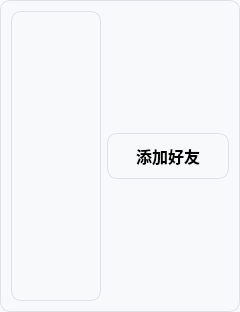
<?xml version="1.0" encoding="UTF-8"?>
<ui version="4.0">
 <class>Online</class>
 <widget class="QWidget" name="Online">
  <property name="geometry">
   <rect>
    <x>0</x>
    <y>0</y>
    <width>239</width>
    <height>312</height>
   </rect>
  </property>
  <property name="windowTitle">
   <string>Form</string>
  </property>
  <property name="styleSheet">
   <string notr="true">QListWidget { 
           border: 1px solid #cccccc; 
           border-radius: 8px; 
           background-color: #ffffff; 
           font-size: 16px; 
           outline: none;
           padding: 5px; 
           } 
           QListWidget::item { 
           padding: 12px 15px; 
           border-bottom: 1px solid #f0f0f0; 
           outline: none; 
           border: none; 
           color: #333333; 
           } 
           QListWidget::item:selected { 
           background-color: #3498db; 
           color: white; 
           outline: none; 
           border: none; 
           border-radius: 4px; 
           } 
           QListWidget::item:hover { 
           background-color: #e8f4fd; 
           color: #2980b9; 
           outline: none; 
           border: none; 
           border-radius: 4px; 
           } 
           QListWidget::item:focus { 
           outline: none; 
           border: none; 
           }
QPushButton { 
           background-color: blue; 
           color: black; 
           border: none; 
           border-radius: 8px; 
           font-size: 16px; 
           font-weight: bold; 
           padding: 12px 20px; 
           min-width: 100px; 
           font-family: 'Microsoft YaHei', Arial, sans-serif; 
           }
           QPushButton:hover { 
           background-color: #229954; 
           transform: translateY(-1px); 
          } 
           QPushButton:pressed { 
           background-color: #1e8449; 
           transform: translateY(0px); 
           } 
           QPushButton:focus { 
           outline: none; 
           border: 2px solid #58d68d; 
           }
QWidget { 
           background-color: #f8f9fa; 
           border: 1px solid #dee2e6; 
           border-radius: 10px; 
           padding: 10px; 
           }</string>
  </property>
  <layout class="QHBoxLayout" name="horizontalLayout_2">
   <item>
    <layout class="QHBoxLayout" name="horizontalLayout">
     <item>
      <widget class="QListWidget" name="online_lw">
       <property name="font">
        <font>
         <pointsize>-1</pointsize>
        </font>
       </property>
      </widget>
     </item>
     <item>
      <layout class="QVBoxLayout" name="verticalLayout">
       <item>
        <spacer name="verticalSpacer">
         <property name="orientation">
          <enum>Qt::Vertical</enum>
         </property>
         <property name="sizeHint" stdset="0">
          <size>
           <width>20</width>
           <height>40</height>
          </size>
         </property>
        </spacer>
       </item>
       <item>
        <widget class="QPushButton" name="add_friend_pb">
         <property name="font">
          <font>
           <family>Microsoft YaHei</family>
           <pointsize>-1</pointsize>
           <bold>true</bold>
          </font>
         </property>
         <property name="text">
          <string>添加好友</string>
         </property>
        </widget>
       </item>
       <item>
        <spacer name="verticalSpacer_2">
         <property name="orientation">
          <enum>Qt::Vertical</enum>
         </property>
         <property name="sizeHint" stdset="0">
          <size>
           <width>20</width>
           <height>40</height>
          </size>
         </property>
        </spacer>
       </item>
      </layout>
     </item>
    </layout>
   </item>
  </layout>
 </widget>
 <resources/>
 <connections/>
</ui>
